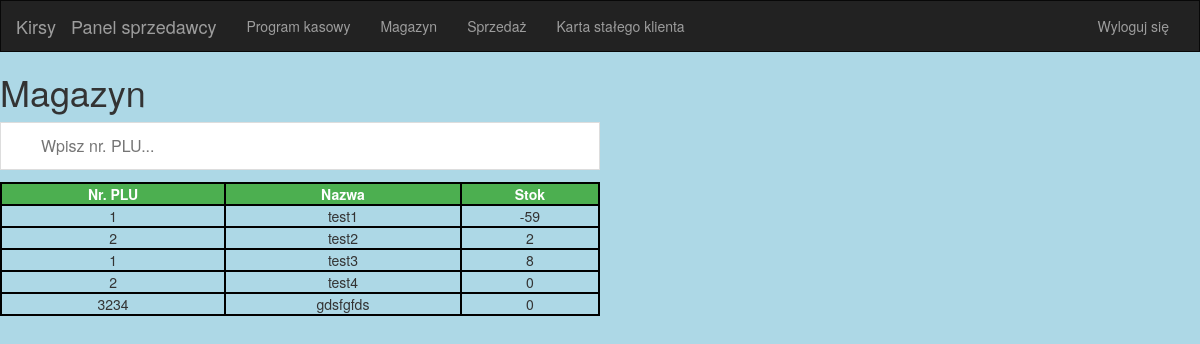
Page /kirsy/panelsprzedawcy/magazyn/ (signed in) on the earlier database version.
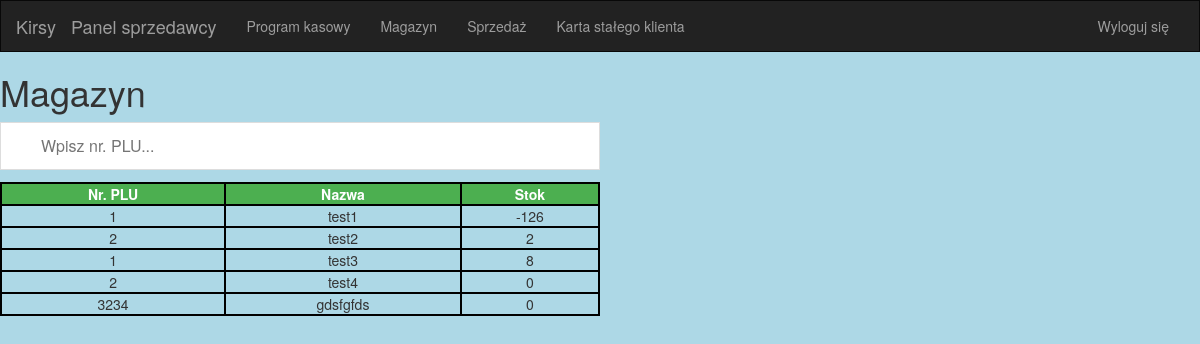
Same page on the later database version.
### panel/models.py (models this page shows, shortened)
class Product(models.Model):
    VAT_CHOICES = (
        ('23', 23),
        ('8', 8),
        ('5', 5),
        ('0', 0),
    )
    STATUS_CHOICES = (
        ('AC', 'AC'),
        ('NC', 'NC'),
    )
    art_name = models.CharField('Nazwa artykułu: ', max_length=100)
    plu_num = models.IntegerField('Nr. PLU', default=0)
    sales_price_brutto = models.FloatField('CSB: ', null=True)
    sales_price_netto = models.FloatField('CSN: ', null=True)
    last_price = models.FloatField('Ostatnia cena sprzedaży: ', null=True)
    purchase_price_brutto = models.FloatField('CZB: ', null=True)
    purchase_price_netto = models.FloatField('CZN: ', null=True)
    vat_difference = models.FloatField('Różnica VAT: ', null=True)
    vat_value = models.CharField(choices=VAT_CHOICES, max_length=3, default=23)
    entry_date = models.DateField('Data wejścia: ')
    margin = models.FloatField('Marża: ', null=True)
    zloty_margin = models.FloatField('Marża PLN: ', null=True)
    stock = models.IntegerField('Stan: ', default=0)
    stock_cs_pln = models.FloatField('Stok CS PLN: ', null=True)
    stock_cz_pln = models.FloatField('Stok CZ PLN: ', null=True)
    decote = models.IntegerField('Dekot: ', default=0)
    product_status = models.CharField(choices=STATUS_CHOICES, default='AC', max_length=2)
    quantity_sold = models.IntegerField('Sprzedana ilość', default=0)
    temporary_quantity = models.IntegerField('Tymczasowa ilość', default=0)
    history = HistoricalRecords()
    owner = models.ForeignKey(Group, on_delete=models.CASCADE)
    owner_name = models.CharField('Nazwa grupy: ', max_length=255)
    price_raw_variance = models.FloatField(null=True)
    price_percentage_variance = models.FloatField(default=0.0)
    price_changes = models.IntegerField(default=0)
    class Meta:
        verbose_name = 'Produkt'
        verbose_name_plural = 'Produkty'
    def get_current_price_display(self):
        return format_currency(self.sales_price_brutto)
    get_current_price_display.allow_tags = True
    get_current_price_display.short_description = 'CSB: '
    csb = property(get_current_price_display)
    def get_vat_display(self):
        return format_vat(self.vat_value)
    get_vat_display.allow_tags = True
    get_vat_display.short_description = 'VAT: '
    vat_display = property(get_vat_display)
    def get_decote_display(self):
        decote_value = 0
        actual_date = datetime.today()
        actual_month = actual_date.month
        entry_month = self.entry_date.strftime('%m')
        entry_month = int(entry_month)
        if entry_month in decote_dict:
            entry_month = decote_dict[entry_month]
        if actual_month - entry_month <= 2:
            return decote_value
        elif actual_month - entry_month > 2:
            for i in range(actual_month - entry_month):
                decote_value += 10
        return decote_value
    """get_decote_display.allow_tags = True
    get_decote_display.short_description = 'Dekot: '
    decot = property(get_decote_display)"""

### panel/views.py (the view)
# urls.py: path('panelsprzedawcy/magazyn/', views.warehouse, name='Magazyn'),
@login_required(login_url='/login')
def warehouse(request):
    try:
        stocks = Product.objects.only('plu_num', 'art_name', 'stock')
    except Product.DoesNotExist:
        raise Http404('Products can\'t be found!')
    return render(request, 'panel/seller_warehouse.html', {'stocks': stocks})

### panel/templates/panel/seller_warehouse.html (shortened to what this page needs)
{% extends 'panel/baseseller.html' %}
{% block content %}
<h1>Magazyn</h1>
<body>
    <input type="text" id="warehouseInput" onkeyup="warehouseFunction()" placeholder="Wpisz nr. PLU...">
    <table id="warehouseTable">
        <tr>
            <th>Nr. PLU</th>
            <th>Nazwa</th>
            <th>Stok</th>
        </tr>
        {% for field in stocks %}
            <tr>
                <td>{{ field.plu_num }}</td>
                <td>{{ field.art_name }}</td>
                <td>{{ field.stock }}</td>
            </tr>
        {% endfor %}
    </table>
</body>
{% endblock %}

Differences in the rows shown:
changed Product "test1": stock "-59" → "-126"
